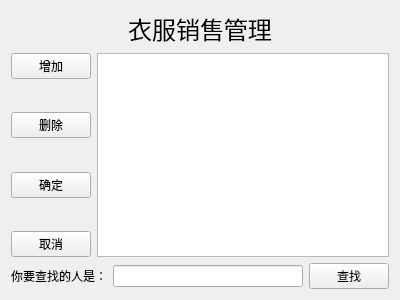
<?xml version="1.0" encoding="UTF-8"?>
<ui version="4.0">
 <class>Widget</class>
 <widget class="QWidget" name="Widget">
  <property name="geometry">
   <rect>
    <x>0</x>
    <y>0</y>
    <width>400</width>
    <height>300</height>
   </rect>
  </property>
  <property name="windowTitle">
   <string>Widget</string>
  </property>
  <layout class="QGridLayout" name="gridLayout">
   <item row="0" column="0" colspan="2">
    <widget class="QLabel" name="label_2">
     <property name="font">
      <font>
       <family>Adobe 楷体 Std R</family>
       <pointsize>18</pointsize>
      </font>
     </property>
     <property name="text">
      <string>衣服销售管理</string>
     </property>
     <property name="alignment">
      <set>Qt::AlignCenter</set>
     </property>
    </widget>
   </item>
   <item row="1" column="0">
    <widget class="QPushButton" name="pushButtonAdd">
     <property name="text">
      <string>增加</string>
     </property>
    </widget>
   </item>
   <item row="1" column="1" rowspan="7">
    <widget class="QTableView" name="tableView"/>
   </item>
   <item row="2" column="0">
    <spacer name="verticalSpacer">
     <property name="orientation">
      <enum>Qt::Vertical</enum>
     </property>
     <property name="sizeHint" stdset="0">
      <size>
       <width>20</width>
       <height>26</height>
      </size>
     </property>
    </spacer>
   </item>
   <item row="3" column="0">
    <widget class="QPushButton" name="pushButtonDel">
     <property name="text">
      <string>删除</string>
     </property>
    </widget>
   </item>
   <item row="4" column="0">
    <spacer name="verticalSpacer_3">
     <property name="orientation">
      <enum>Qt::Vertical</enum>
     </property>
     <property name="sizeHint" stdset="0">
      <size>
       <width>20</width>
       <height>26</height>
      </size>
     </property>
    </spacer>
   </item>
   <item row="5" column="0">
    <widget class="QPushButton" name="pushButtonSure">
     <property name="text">
      <string>确定</string>
     </property>
    </widget>
   </item>
   <item row="6" column="0">
    <spacer name="verticalSpacer_2">
     <property name="orientation">
      <enum>Qt::Vertical</enum>
     </property>
     <property name="sizeHint" stdset="0">
      <size>
       <width>20</width>
       <height>26</height>
      </size>
     </property>
    </spacer>
   </item>
   <item row="7" column="0">
    <widget class="QPushButton" name="pushButtonCanel">
     <property name="text">
      <string>取消</string>
     </property>
    </widget>
   </item>
   <item row="8" column="0" colspan="2">
    <layout class="QHBoxLayout" name="horizontalLayout_2">
     <item>
      <widget class="QLabel" name="label">
       <property name="text">
        <string>你要查找的人是：</string>
       </property>
      </widget>
     </item>
     <item>
      <widget class="QLineEdit" name="lineEdit"/>
     </item>
     <item>
      <widget class="QPushButton" name="pushButtonSelcet">
       <property name="text">
        <string>查找</string>
       </property>
      </widget>
     </item>
    </layout>
   </item>
  </layout>
 </widget>
 <layoutdefault spacing="6" margin="11"/>
 <resources/>
 <connections/>
</ui>
